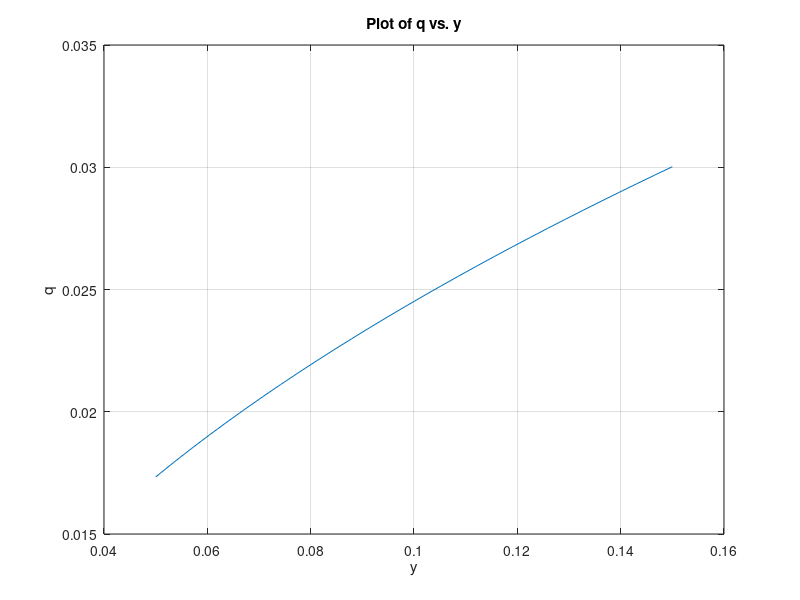

The MATLAB script that drew this image:
clc
clear all
close all

gravity = 9.81
a = 0.0175

figure
y = linspace(0.05, 0.15, 30);
q = sqrt(2 * a^2 * gravity * y);

% Plot 'q' against 'y'
plot(y, q);
title('Plot of q vs. y');
xlabel('y');
ylabel('q');
grid on;

